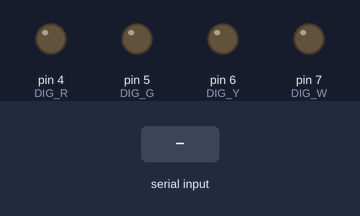
Recording of a sketch running on a simulated Arduino Uno, built with avr-gcc and run on an emulated ATmega328P. Parts: output pins drawn as LEDs (lit = HIGH). The inputs (shaded band) are chosen by the test bench.

Above: at 1.2 s.
1.3 s: byte 82 (RED_CHAR) received over Serial
At 2.8 s:
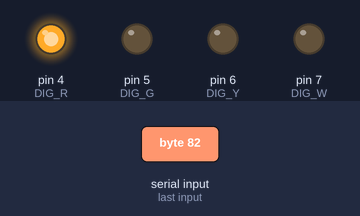
3.5 s: byte 71 (GREEN_CHAR) received over Serial
At 4.3 s:
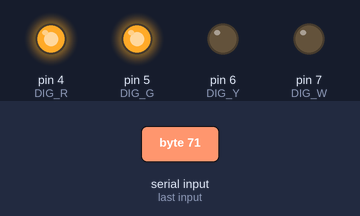
5.5 s: byte 89 (YELLOW_CHAR) received over Serial
At 7.0 s:
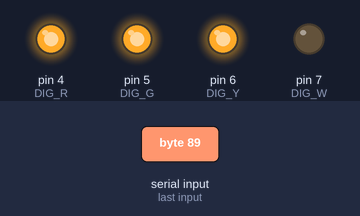
7.5 s: byte 87 (WHITE_CHAR) received over Serial
At 8.5 s:
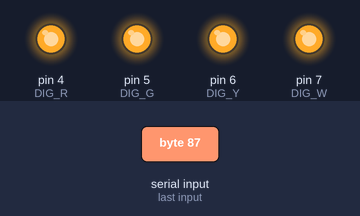
9.5 s: byte 82 (RED_CHAR) received over Serial
At 11.2 s:
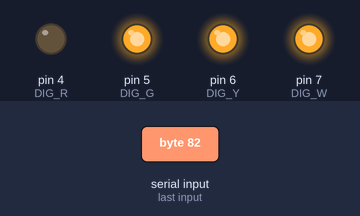
11.5 s: byte 71 (GREEN_CHAR) received over Serial
At 12.8 s:
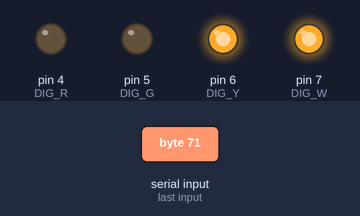
Timing chart, 0 to 14.5 s (numbered marks = the images above; inputs shaded):
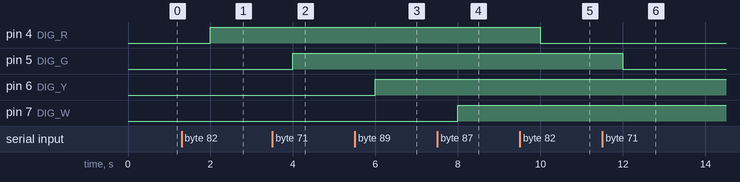

The sketch:

blink_color.ino
```cpp
/*
    ledを制御するプログラム
    ユーザが入力した値に応じた色のLEDを光らせる
*/

#define DIG_R 4 // 赤色のLEDに接続するデジタルピン番号
#define DIG_G 5 // 緑色のLEDに接続するデジタルピン番号
#define DIG_Y 6 // 黄色のLEDに接続するデジタルピン番号
#define DIG_W 7 // 白色のLEDに接続するデジタルピン番号

#define RED_CHAR 'R'    // 赤色を光らせるときに使う文字
#define GREEN_CHAR 'G'  // 緑色を光らせるときに使う文字
#define YELLOW_CHAR 'Y' // 黄色を光らせるときに使う文字
#define WHITE_CHAR 'W'  // 白色を光らせるときに使う文字
#define CLEAR_CHAR 'C'  // 全てのLEDを消灯させるときに使う文字

/* 最初に一度だけ実行される関数 */
void setup()
{
  Serial.begin(9600);
  // initialize digital pin LED_BUILTIN as an output.
  pinMode(DIG_R, OUTPUT);
  pinMode(DIG_G, OUTPUT);
  pinMode(DIG_Y, OUTPUT);
  pinMode(DIG_W, OUTPUT);
}

/* setup関数が実行された後に無限にループする関数 */
void loop()
{
  char user_input = Serial.read(); // シリアル通信でユーザからの入力を取得する

  led_control(user_input); // ユーザから入力された文字によってledを光らせたり消したりする

  delay(1000); // wait for a second
}

/***************************
  LEDを制御するメソッド群
****************************/

/* LEDのすべてを消灯させる関数 */
void reset_led()
{
  digitalWrite(DIG_R, LOW);
  digitalWrite(DIG_G, LOW);
  digitalWrite(DIG_Y, LOW);
  digitalWrite(DIG_W, LOW);
}

/* ユーザの入力値によってledを光らせたり消したりする関数 */
void led_control(char user_input)
{
  switch (user_input)
  {
  case RED_CHAR:
    // 赤のLEDを反転する
    digitalWrite(DIG_R, !(digitalRead(DIG_R)));
    break;

  case GREEN_CHAR:
    // 緑のLEDの光を反転する
    digitalWrite(DIG_G, !(digitalRead(DIG_G)));
    break;

  case YELLOW_CHAR:
    // 黄色のLEDの光を反転する
    digitalWrite(DIG_Y, !(digitalRead(DIG_Y)));
    break;

  case WHITE_CHAR:
    // 白のLEDの光を反転する
    digitalWrite(DIG_W, !(digitalRead(DIG_W)));
    break;

  case CLEAR_CHAR:
    // 全てのLEDの光を消す
    reset_led();
    break;
  }
}
```

Measured:
- after the input at 1.3 s, pin 4 (DIG_R): LOW → HIGH after 0.70 s
- after the input at 3.5 s, pin 5 (DIG_G): LOW → HIGH after 0.50 s
- after the input at 5.5 s, pin 6 (DIG_Y): LOW → HIGH after 0.50 s
- after the input at 7.5 s, pin 7 (DIG_W): LOW → HIGH after 0.50 s
- after the input at 9.5 s, pin 4 (DIG_R): HIGH → LOW after 0.50 s
- after the input at 11.5 s, pin 5 (DIG_G): HIGH → LOW after 0.50 s
